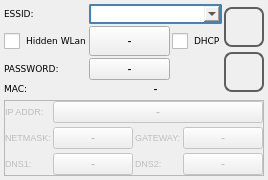
     <widget class="QWidget" name="tab_wlan0">
      <attribute name="title">
       <string>Wi-Fi</string>
      </attribute>
      <layout class="QVBoxLayout" name="verticalLayout_4">
       <property name="spacing">
        <number>4</number>
       </property>
       <property name="margin">
        <number>4</number>
       </property>
       <item>
        <layout class="QHBoxLayout" name="horizontalLayout_5">
         <property name="spacing">
          <number>2</number>
         </property>
         <item>
          <layout class="QGridLayout" name="gridLayout_4">
           <property name="spacing">
            <number>2</number>
           </property>
           <item row="0" column="2" colspan="2">
            <widget class="QComboBox" name="comboBox_wlan0_essid">
             <property name="sizePolicy">
              <sizepolicy hsizetype="Expanding" vsizetype="MinimumExpanding">
               <horstretch>0</horstretch>
               <verstretch>0</verstretch>
              </sizepolicy>
             </property>
             <property name="focusPolicy">
              <enum>Qt::NoFocus</enum>
             </property>
             <property name="styleSheet">
              <string notr="true">QComboBox {
	border: 2px solid steelblue;
	border-radius: 2px;
}</string>
             </property>
            </widget>
           </item>
           <item row="0" column="0">
            <widget class="QLabel" name="label_wlan0_essid">
             <property name="sizePolicy">
              <sizepolicy hsizetype="Minimum" vsizetype="Fixed">
               <horstretch>0</horstretch>
               <verstretch>0</verstretch>
              </sizepolicy>
             </property>
             <property name="font">
              <font>
               <family>DejaVu Sans</family>
               <pointsize>7</pointsize>
              </font>
             </property>
             <property name="focusPolicy">
              <enum>Qt::NoFocus</enum>
             </property>
             <property name="text">
              <string>ESSID:</string>
             </property>
            </widget>
           </item>
           <item row="2" column="0">
            <widget class="QLabel" name="label__wlan0_pwd">
             <property name="sizePolicy">
              <sizepolicy hsizetype="Minimum" vsizetype="Fixed">
               <horstretch>0</horstretch>
               <verstretch>0</verstretch>
              </sizepolicy>
             </property>
             <property name="font">
              <font>
               <family>DejaVu Sans</family>
               <pointsize>7</pointsize>
              </font>
             </property>
             <property name="focusPolicy">
              <enum>Qt::NoFocus</enum>
             </property>
             <property name="text">
              <string>PASSWORD:</string>
             </property>
            </widget>
           </item>
           <item row="2" column="2">
            <widget class="QPushButton" name="pushButton_wlan0_pwd">
             <property name="sizePolicy">
              <sizepolicy hsizetype="Expanding" vsizetype="MinimumExpanding">
               <horstretch>0</horstretch>
               <verstretch>0</verstretch>
              </sizepolicy>
             </property>
             <property name="focusPolicy">
              <enum>Qt::NoFocus</enum>
             </property>
             <property name="text">
              <string notr="true">-</string>
             </property>
            </widget>
           </item>
           <item row="3" column="0">
            <widget class="QLabel" name="label_wlan0_MACtxt">
             <property name="sizePolicy">
              <sizepolicy hsizetype="Minimum" vsizetype="Fixed">
               <horstretch>0</horstretch>
               <verstretch>0</verstretch>
              </sizepolicy>
             </property>
             <property name="font">
              <font>
               <family>DejaVu Sans</family>
               <pointsize>7</pointsize>
              </font>
             </property>
             <property name="focusPolicy">
              <enum>Qt::NoFocus</enum>
             </property>
             <property name="text">
              <string>MAC:</string>
             </property>
            </widget>
           </item>
           <item row="1" column="0">
            <widget class="QCheckBox" name="checkBox_hiddenESSID">
             <property name="font">
              <font>
               <family>DejaVu Sans</family>
               <pointsize>7</pointsize>
              </font>
             </property>
             <property name="styleSheet">
              <string notr="true">QCheckBox::indicator {
    width: 16px;
    height: 16px;
}</string>
             </property>
             <property name="text">
              <string notr="true">Hidden WLan</string>
             </property>
            </widget>
           </item>
           <item row="1" column="2">
            <widget class="QPushButton" name="pushButton_hidden_wlan0">
             <property name="sizePolicy">
              <sizepolicy hsizetype="Expanding" vsizetype="MinimumExpanding">
               <horstretch>0</horstretch>
               <verstretch>0</verstretch>
              </sizepolicy>
             </property>
             <property name="text">
              <string notr="true">-</string>
             </property>
            </widget>
           </item>
           <item row="3" column="2" colspan="2">
            <widget class="QLabel" name="label_wlan0_MAC">
             <property name="sizePolicy">
              <sizepolicy hsizetype="MinimumExpanding" vsizetype="Fixed">
               <horstretch>0</horstretch>
               <verstretch>0</verstretch>
              </sizepolicy>
             </property>
             <property name="focusPolicy">
              <enum>Qt::NoFocus</enum>
             </property>
             <property name="styleSheet">
              <string notr="true"/>
             </property>
             <property name="text">
              <string>-</string>
             </property>
             <property name="alignment">
              <set>Qt::AlignCenter</set>
             </property>
            </widget>
           </item>
           <item row="1" column="3">
            <widget class="QCheckBox" name="checkBox_wlan0_DHCP">
             <property name="sizePolicy">
              <sizepolicy hsizetype="Fixed" vsizetype="Fixed">
               <horstretch>0</horstretch>
               <verstretch>0</verstretch>
              </sizepolicy>
             </property>
             <property name="minimumSize">
              <size>
               <width>0</width>
               <height>30</height>
              </size>
             </property>
             <property name="font">
              <font>
               <family>DejaVu Sans</family>
               <pointsize>7</pointsize>
              </font>
             </property>
             <property name="focusPolicy">
              <enum>Qt::NoFocus</enum>
             </property>
             <property name="styleSheet">
              <string notr="true">QCheckBox::indicator {
    width: 16px;
    height: 16px;
}</string>
             </property>
             <property name="text">
              <string>DHCP</string>
             </property>
             <property name="checked">
              <bool>false</bool>
             </property>
            </widget>
           </item>
          </layout>
         </item>
         <item>
          <layout class="QVBoxLayout" name="verticalLayout_5">
           <property name="spacing">
            <number>2</number>
           </property>
           <item alignment="Qt::AlignHCenter">
            <widget class="QPushButton" name="pushButton_wlan0_scan">
             <property name="sizePolicy">
              <sizepolicy hsizetype="MinimumExpanding" vsizetype="MinimumExpanding">
               <horstretch>0</horstretch>
               <verstretch>0</verstretch>
              </sizepolicy>
             </property>
             <property name="minimumSize">
              <size>
               <width>40</width>
               <height>40</height>
              </size>
             </property>
             <property name="maximumSize">
              <size>
               <width>40</width>
               <height>40</height>
              </size>
             </property>
             <property name="focusPolicy">
              <enum>Qt::NoFocus</enum>
             </property>
             <property name="styleSheet">
              <string notr="true">QPushButton
{
border: 2px solid  rgb(94, 94, 94);
border-radius: 8px;
qproperty-icon: url(:/libicons/img/Sync.png);
qproperty-iconSize: 24px 24px;
qproperty-focusPolicy: NoFocus;
}
QPushButton:pressed
{
border: 2px solid  rgb(194, 194, 194);
background-color:  rgb(255, 255, 127);
}
QPushButton:disabled
{
border: 2px solid  rgb(194, 194, 194);
}
</string>
             </property>
             <property name="text">
              <string/>
             </property>
            </widget>
           </item>
           <item alignment="Qt::AlignHCenter">
            <widget class="QPushButton" name="pushButton_wlan0_enable">
             <property name="minimumSize">
              <size>
               <width>40</width>
               <height>40</height>
              </size>
             </property>
             <property name="maximumSize">
              <size>
               <width>40</width>
               <height>40</height>
              </size>
             </property>
             <property name="focusPolicy">
              <enum>Qt::NoFocus</enum>
             </property>
             <property name="styleSheet">
              <string notr="true">QPushButton
{
border: 2px solid  rgb(94, 94, 94);
border-radius: 8px;
qproperty-iconSize: 24px 24px;
qproperty-focusPolicy: NoFocus;
}
QPushButton:pressed
{
border: 2px solid  rgb(194, 194, 194);
background-color:  rgb(255, 255, 127);
}
QPushButton:disabled
{
border: 2px solid  rgb(194, 194, 194);
}
</string>
             </property>
             <property name="text">
              <string/>
             </property>
             <property name="checkable">
              <bool>false</bool>
             </property>
             <property name="checked">
              <bool>false</bool>
             </property>
            </widget>
           </item>
          </layout>
         </item>
        </layout>
       </item>
       <item>
        <widget class="QFrame" name="frame_wlan0">
         <property name="enabled">
          <bool>false</bool>
         </property>
         <property name="sizePolicy">
          <sizepolicy hsizetype="Preferred" vsizetype="MinimumExpanding">
           <horstretch>0</horstretch>
           <verstretch>0</verstretch>
          </sizepolicy>
         </property>
         <property name="focusPolicy">
          <enum>Qt::NoFocus</enum>
         </property>
         <property name="frameShape">
          <enum>QFrame::StyledPanel</enum>
         </property>
         <property name="frameShadow">
          <enum>QFrame::Raised</enum>
         </property>
         <layout class="QGridLayout" name="gridLayout_3">
          <property name="horizontalSpacing">
           <number>2</number>
          </property>
          <property name="verticalSpacing">
           <number>4</number>
          </property>
          <property name="margin">
           <number>0</number>
          </property>
          <item row="0" column="0">
           <widget class="QLabel" name="label_wlan0_IP">
            <property name="sizePolicy">
             <sizepolicy hsizetype="Minimum" vsizetype="Fixed">
              <horstretch>0</horstretch>
              <verstretch>0</verstretch>
             </sizepolicy>
            </property>
            <property name="font">
             <font>
              <pointsize>7</pointsize>
             </font>
            </property>
            <property name="focusPolicy">
             <enum>Qt::NoFocus</enum>
            </property>
            <property name="text">
             <string>IP ADDR:</string>
            </property>
           </widget>
          </item>
          <item row="3" column="0">
           <widget class="QLabel" name="label_wlan0_DNS1">
            <property name="sizePolicy">
             <sizepolicy hsizetype="Minimum" vsizetype="Fixed">
              <horstretch>0</horstretch>
              <verstretch>0</verstretch>
             </sizepolicy>
            </property>
            <property name="font">
             <font>
              <pointsize>7</pointsize>
             </font>
            </property>
            <property name="focusPolicy">
             <enum>Qt::NoFocus</enum>
            </property>
            <property name="text">
             <string>DNS1:</string>
            </property>
           </widget>
          </item>
          <item row="3" column="1">
           <widget class="QPushButton" name="pushButton_wlan0_DNS1">
            <property name="sizePolicy">
             <sizepolicy hsizetype="MinimumExpanding" vsizetype="MinimumExpanding">
              <horstretch>0</horstretch>
              <verstretch>0</verstretch>
             </sizepolicy>
            </property>
            <property name="focusPolicy">
             <enum>Qt::NoFocus</enum>
            </property>
            <property name="text">
             <string>-</string>
            </property>
           </widget>
          </item>
          <item row="1" column="0">
           <widget class="QLabel" name="label_wlan0_NM">
            <property name="sizePolicy">
             <sizepolicy hsizetype="Minimum" vsizetype="Fixed">
              <horstretch>0</horstretch>
              <verstretch>0</verstretch>
             </sizepolicy>
            </property>
            <property name="font">
             <font>
              <pointsize>7</pointsize>
             </font>
            </property>
            <property name="focusPolicy">
             <enum>Qt::NoFocus</enum>
            </property>
            <property name="text">
             <string>NETMASK:</string>
            </property>
           </widget>
          </item>
          <item row="1" column="1">
           <widget class="QPushButton" name="pushButton_wlan0_NM">
            <property name="sizePolicy">
             <sizepolicy hsizetype="MinimumExpanding" vsizetype="MinimumExpanding">
              <horstretch>0</horstretch>
              <verstretch>0</verstretch>
             </sizepolicy>
            </property>
            <property name="focusPolicy">
             <enum>Qt::NoFocus</enum>
            </property>
            <property name="text">
             <string>-</string>
            </property>
           </widget>
          </item>
          <item row="3" column="2">
           <widget class="QLabel" name="label_wlan0_DNS2">
            <property name="sizePolicy">
             <sizepolicy hsizetype="Minimum" vsizetype="Fixed">
              <horstretch>0</horstretch>
              <verstretch>0</verstretch>
             </sizepolicy>
            </property>
            <property name="font">
             <font>
              <pointsize>7</pointsize>
             </font>
            </property>
            <property name="focusPolicy">
             <enum>Qt::NoFocus</enum>
            </property>
            <property name="text">
             <string>DNS2:</string>
            </property>
           </widget>
          </item>
          <item row="3" column="3">
           <widget class="QPushButton" name="pushButton_wlan0_DNS2">
            <property name="sizePolicy">
             <sizepolicy hsizetype="MinimumExpanding" vsizetype="MinimumExpanding">
              <horstretch>0</horstretch>
              <verstretch>0</verstretch>
             </sizepolicy>
            </property>
            <property name="focusPolicy">
             <enum>Qt::NoFocus</enum>
            </property>
            <property name="text">
             <string>-</string>
            </property>
           </widget>
          </item>
          <item row="1" column="2">
           <widget class="QLabel" name="label_wlan0_GW">
            <property name="sizePolicy">
             <sizepolicy hsizetype="Minimum" vsizetype="Fixed">
              <horstretch>0</horstretch>
              <verstretch>0</verstretch>
             </sizepolicy>
            </property>
            <property name="font">
             <font>
              <pointsize>7</pointsize>
             </font>
            </property>
            <property name="focusPolicy">
             <enum>Qt::NoFocus</enum>
            </property>
            <property name="text">
             <string>GATEWAY:</string>
            </property>
           </widget>
          </item>
          <item row="1" column="3">
           <widget class="QPushButton" name="pushButton_wlan0_GW">
            <property name="sizePolicy">
             <sizepolicy hsizetype="MinimumExpanding" vsizetype="MinimumExpanding">
              <horstretch>0</horstretch>
              <verstretch>0</verstretch>
             </sizepolicy>
            </property>
            <property name="focusPolicy">
             <enum>Qt::NoFocus</enum>
            </property>
            <property name="text">
             <string>-</string>
            </property>
           </widget>
          </item>
          <item row="0" column="1" colspan="3">
           <widget class="QPushButton" name="pushButton_wlan0_IP">
            <property name="sizePolicy">
             <sizepolicy hsizetype="MinimumExpanding" vsizetype="MinimumExpanding">
              <horstretch>0</horstretch>
              <verstretch>0</verstretch>
             </sizepolicy>
            </property>
            <property name="focusPolicy">
             <enum>Qt::NoFocus</enum>
            </property>
            <property name="text">
             <string>-</string>
            </property>
           </widget>
          </item>
         </layout>
        </widget>
       </item>
      </layout>
     </widget>
